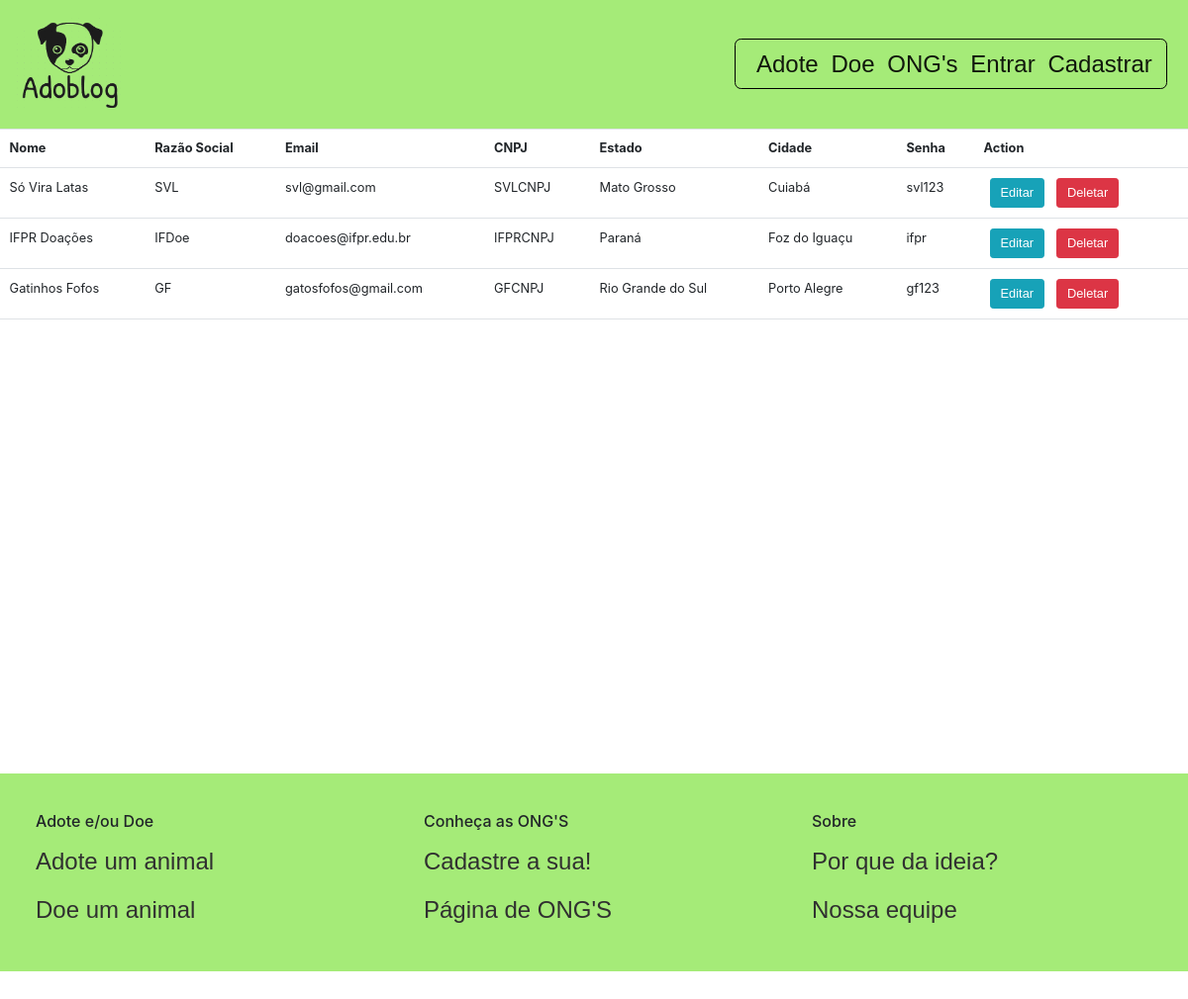
Page /screens/admcontrol.php on the committed database.
### tables this page shows
CREATE TABLE IF NOT EXISTS `tb_ong` (
    `ong_id` INT(11) UNSIGNED NOT NULL AUTO_INCREMENT,
    `ong_nome` VARCHAR(40) NOT NULL,
    `ong_razaosocial` VARCHAR(60) NOT NULL,
    `ong_email` VARCHAR(60) NOT NULL,
    `ong_cnpj` VARCHAR(20) NOT NULL,
    `ong_descricao` VARCHAR(255),
    `ong_estado` VARCHAR(20) NOT NULL,
    `ong_cidade` VARCHAR(40) NOT NULL,
    `ong_telefone` VARCHAR(40) NOT NULL,
    `ong_senha` VARCHAR(20) NOT NULL,
    `ong_imagem` VARCHAR(255) NOT NULL,
    PRIMARY KEY (`ong_id`)
);

### screens/admcontrol.php (the view, shortened to what this page needs)
<!DOCTYPE html>
<html>
<head>
    <link rel="stylesheet" type="text/css" href="../styles/styles_admctrl.css">
    <link href="https://cdn.jsdelivr.net/npm/bootstrap@5.1.3/dist/css/bootstrap.min.css" rel="stylesheet">
    <link href="//maxcdn.bootstrapcdn.com/bootstrap/4.0.0/css/bootstrap.min.css" rel="stylesheet" id="bootstrap-css">
</head>
<body onload="zoom()">
    <nav class="navbar navbar-expand-lg navbar-light py-3" style="background-color: #A5EB78;">
        <a class="navbar-brand" href="index.php">
            <img src="../images/logo.png"  class="thumbnail"  alt="Logo">
        </a>
        <div class="collapse navbar-collapse justify-content-end" id="navbarSupportedContent">
            <ul class="navbar-nav ml-auto" style="border: 1px solid black;
                                                  border-radius: 8px;
                                                  padding-top: 0px;
                                                  padding-bottom: 0px;
                                                  margin-right: 10px;
                                                  margin-left: 10px;">
                <li class="nav-item active" style="padding-left:18px;">
                    <a class="nav-link active" href="#"> Adote </a>
                </li>
                <li class="nav-item">
                    <a class="nav-link active" href="doarform.php"> Doe </a>
                </li>
                <li class="nav-item">
                    <a class="nav-link active" href="ongpage.php"> ONG's </a>
                </li>
                <li class="nav-item">
                    <a class="nav-link active" href="login.php"> Entrar </a>
                </li>
                <li class="nav-item">
                    <a class="nav-link active" href="registerong.php" style="padding-right:18px;">Cadastrar </a>
                </li>
            </ul>
        </div>
    </nav>
    <?php require_once '../script/connection.php';
          require_once '../script/ongctrl.php'; ?>
    <?php
        $mysqli = new mysqli('localhost', 'root', '', 'adoblog') or die(mysqli_error($mysqli));
        $result = $mysqli->query("SELECT * FROM tb_ong") or die($mysqli->error);
    ?>
    <div style="min-height: 102vh;">
        <table class="table">
            <thead>
                <tr>
                    <th> Nome </th>
                    <th> Razão Social </th>
                    <th> Email </th>
                    <th> CNPJ </th>
                    <th> Estado </th>
                    <th> Cidade </th>
                    <th> Senha </th>
                    <th colspan="2"> Action </th>
                </tr>
            </thead>
            <?php while($row = $result->fetch_assoc()):?>
            <tr>
                <td> <?php echo $row['ong_nome']; ?> </td>
                <td> <?php echo $row['ong_razaosocial']; ?> </td>
                <td> <?php echo $row['ong_email']; ?> </td>
                <td> <?php echo $row['ong_cnpj']; ?> </td>
                <td> <?php echo $row['ong_estado']; ?> </td>
                <td> <?php echo $row['ong_cidade']; ?> </td>
                <td> <?php echo $row['ong_senha']; ?> </td>
                <td>
                <a href="admcontrol.php?edit=<?php echo $row['ong_id']; ?>"
                    class="btn btn-info mx-2"> Editar </a>
                <a href="admcontrol.php?delete=<?php echo $row['ong_id']; ?>"
                    class="btn btn-danger mx-2"> Deletar </a>
                </td>
            </tr>
        <?php endwhile; ?>
        </table>
    </div>
    <div>
        <footer class="container-fluid py-5" style="background: #A5EB78;">
            <div class="row">
                <div class="col-6 col-md ft1" style="margin-left: 30px;">
                    <h5>Adote e/ou Doe</h5>
                    <ul class="navbar-nav mr-auto">
                        <li class="nav-item"><a style="color: #303030;" class="nav-link active" href="#">Adote um animal</a></li>
                        <li class="nav-item"><a style="color: #303030;" class="nav-link active" href="doarform.php">Doe um animal</a></li>
                    </ul>
                </div>
                <div class="col-6 col-md ft2">
                    <h5>Conheça as ONG'S</h5>
                    <ul class="navbar-nav mr-auto">
                        <li class="nav-item"><a style="color: #303030;" class="nav-link active" href="registerong.php">Cadastre a sua!</a></li>
                        <li class="nav-item"><a style="color: #303030;" class="nav-link active" href="ongpage.php">Página de ONG'S</a></li>
                    </ul>
                </div>
                <div class="col-6 col-md ft3">
                    <h5>Sobre</h5>
                    <ul class="navbar-nav mr-auto">
                        <li class="nav-item"><a style="color: #303030;" class="nav-link active" href="#">Por que da ideia?</a></li>
                        <li class="nav-item"><a style="color: #303030;" class="nav-link active" href="#">Nossa equipe</a></li>
                    </ul>
                </div>
            </div>
        </footer>
    </div>
</body>

### styles/styles_admctrl.css (style rules this page uses)
a { text-decoration: none; color: black; font-size: 30px; float: left; font-weight: bolder; font-family:'Lucida Sans', 'Lucida Sans Regular', 'Lucida Grande', 'Lucida Sans Unicode', Geneva, Verdana, sans-serif; }
body { font-family: "Poppins", sans-serif; height: 100vh; }
a { color: #cccccc; display:inline-block; text-decoration: none; font-weight: 400; }
.thumbnail { width: 140px; height: 120px; transition: transform .2s; margin: 0 auto; }
.nav-link.active { transition: transform .2s; margin: 0 auto; }
.col-6.col-md.ft1 { -webkit-animation-delay: 1s; -moz-animation-delay: 1s; animation-delay: 1s; }
.col-6.col-md.ft2 { -webkit-animation-delay: 1.2s; -moz-animation-delay: 1.2s; animation-delay: 1.2s; }
.col-6.col-md.ft3 { -webkit-animation-delay: 1.4s; -moz-animation-delay: 1.4s; animation-delay: 1.4s; }

### styles/ongctrl.css (style rules this page uses)
a { text-decoration: none; color: black; font-size: 30px; float: left; font-weight: bolder; font-family:'Lucida Sans', 'Lucida Sans Regular', 'Lucida Grande', 'Lucida Sans Unicode', Geneva, Verdana, sans-serif; }
body { font-family: "Poppins", sans-serif; height: 100vh; }
a { color: #cccccc; display:inline-block; text-decoration: none; font-weight: 400; }
.nav-link.active { transition: transform .2s; margin: 0 auto; }

### rows in the picture
tb_ong: ong_nome "Só Vira Latas", ong_razaosocial "SVL", ong_email "svl@gmail.com", ong_cnpj "SVLCNPJ", ong_estado "Mato Grosso", ong_cidade "Cuiabá", ong_senha "svl123"
tb_ong: ong_nome "IFPR Doações", ong_razaosocial "IFDoe", ong_email "doacoes@ifpr.edu.br", ong_cnpj "IFPRCNPJ", ong_estado "Paraná", ong_cidade "Foz do Iguaçu", ong_senha "ifpr"
tb_ong: ong_nome "Gatinhos Fofos", ong_razaosocial "GF", ong_email "gatosfofos@gmail.com", ong_cnpj "GFCNPJ", ong_estado "Rio Grande do Sul", ong_cidade "Porto Alegre", ong_senha "gf123"
